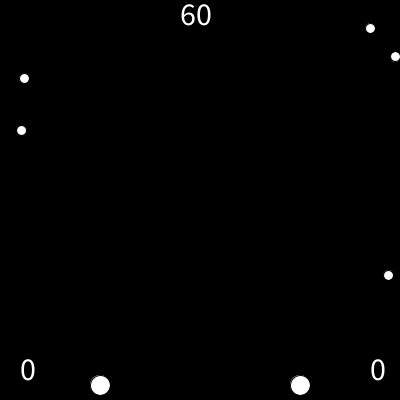
Frame 1 (no input)
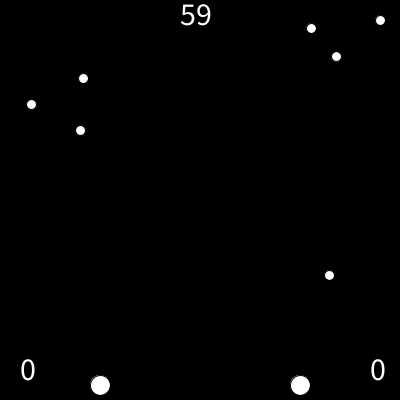
Frame 60 (the mouse pressed at the canvas centre just before this capture)
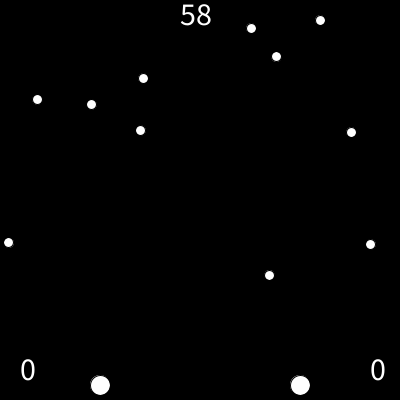
Frame 120 (the mouse held since frame 60 and released just before this capture)

The Processing sketch that drew these frames (run headless with seeded random() and noise(); from frame 60 on, the mouse is pressed at the canvas centre):

// Processing sketch: Rocket2
// ── Rocket2.pde
Rocket rocket1;
Rocket1 rocket2;
Debris [] debrisFromLeft = new Debris[20];
Debris2 [] debrisFromRight = new Debris2[20];
Timer startTimer;


void setup() {
  size(400, 400);
  rocket1=new Rocket();
  rocket2=new Rocket1();
  startTimer= new Timer(60);
  for (int i=0; i<debrisFromLeft.length; i++) {
    debrisFromLeft[i]=new Debris();
  }
  for (int i=0; i<debrisFromRight.length; i++) {
    debrisFromRight[i]=new Debris2();
  }
}

void draw() {
  background(0);

  rocket1.draw();
  rocket1.keyPressed();
  rocket1.respawn();
  rocket2.draw();
  rocket2.keyPressed();
  rocket2.respawn();
  startTimer.stopTime();
  startTimer.countDown();
  fill(255);
  textSize(32);
  text(round(startTimer.getTime()), 180, 25);

  //draw and move debris
  for (int i=0; i<debrisFromLeft.length; i++) {
    debrisFromLeft[i].move();
    debrisFromLeft[i].display();
  }
  for (int i=0; i<debrisFromRight.length; i++) {
    debrisFromRight[i].move();
    debrisFromRight[i].display();
  }
  //collision btw debris and rocket
  for (int i=0; i<debrisFromLeft.length; i++) {
    if (dist(rocket1.position.x, rocket1.position.y, debrisFromLeft[i].x, debrisFromLeft[i].y) <debrisFromLeft[i].r+rocket1.r ) {
      rocket1.position.y=385;
    }
  }
  for (int i=0; i<debrisFromRight.length; i++) {
    if (dist(rocket1.position.x, rocket1.position.y, debrisFromRight[i].x, debrisFromRight[i].y) <debrisFromRight[i].r+rocket1.r ) {
      rocket1.position.y=385;
    }
  }
  for (int i=0; i<debrisFromLeft.length; i++) {
    if (dist(rocket2.position.x, rocket2.position.y, debrisFromLeft[i].x, debrisFromLeft[i].y) <debrisFromLeft[i].r+rocket2.r ) {
      rocket2.position.y=385;
    }
  }
  for (int i=0; i<debrisFromRight.length; i++) {
    if (dist(rocket2.position.x, rocket2.position.y, debrisFromRight[i].x, debrisFromRight[i].y) <debrisFromRight[i].r+rocket2.r ) {
      rocket2.position.y=385;
    }
  }
}

// ── Debris.pde
class Debris {
  float x=random(-500, 50);
  float y=random(height-70);
  float r;
  float xSpeed=1;
  Debris() {
    r=5;
  }

  void move() {
    x=x+xSpeed;
    if (x>width) {
      x=random(-500, 50);
    }
  }
  void display() {
    ellipse(x, y, r*2, r*2);
  }
  
  }

// ── Debris2.pde
class Debris2 {
  float x=random(350, 900);
  float y=random(height-70);
  float r;
  float xSpeed=1;
  Debris2() {
    r=5;
  }

  void move() {
    x=x-xSpeed;
    if (x<0) {
      x=random(350, 900);
    }
  }
  void display() {
    ellipse(x, y, r*2, r*2);
  }
}

// ── Timer.pde
class Timer {
  float Time;
  Timer(float set) //constructor when creating a new timer
  {
    Time=set;
  }
  float getTime() //returns the current time
  {
    return(Time);
  }
  void setTime(float set)
  {
    Time=set;
  }
  void countDown() //update the timer by counting down
  {
    Time -=1/frameRate;
  }
  void stopTime() {
    if (Time<0) {
      frameRate(0);
      textSize(40);
      text("GAMEOVER!", 100, height/2);
    }
  }
}

// ── circle.pde
class Rocket {
  PVector position;
  float r, x, y;
  int point = 0;

  Rocket() {
    position=new PVector(100, 385);
    r=10;
    x=width;
    y=height;
  }
  void draw() {
    fill(255);
    ellipse(position.x, position.y, r*2, r*2);
    textSize(32);
    text(point,20,380);
  }
  void keyPressed() {
    //if (keyPressed) {
    if (keyDown("w")) {
      position.y=position.y-3/2;
    } else if (keyDown("s")) {
      position.y=position.y+3/2;
    }
    //}
  }
  void respawn() {
    if (position.y==0) {
      position.y=position.y+385;
      point=point+1;
    }
  }
}

// ── circle2.pde
class Rocket1 {
  PVector position;
  float r, x, y;
  int point=0;

  Rocket1() {
    position=new PVector(300, 385);
    r=10;
    x=width;
    y=height;
  }
  void draw() {
    fill(255);
    ellipse(position.x, position.y, r*2, r*2);
    textSize(32);
    text(point,370,380);
  }
  void keyPressed() {
    //if (keyPressed) {
    if (keyDown(UP)) {
      position.y=position.y-3/2;
    } else if (keyDown(DOWN)) {
      position.y=position.y+3/2;
    }
    // }
  }
  void respawn() {
    if (position.y==0) {
      position.y=position.y+385;
      point=point+1;
    }
  }
}

// ── keyDown.pde
ArrayList<Integer> keysDown = new ArrayList<Integer>();


void keyPressed() {

  if (key != CODED) {

    keyCode = (int)key;
  }

  if (!keysDown.contains(keyCode)) {

    keysDown.add(keyCode);
  }
}



void keyReleased() {

  if (key != CODED) {

    keyCode = (int)key;
  }

  keysDown.remove(Integer.valueOf(keyCode));
}



boolean keyDown(int keyCode) {

  return keysDown.contains(keyCode);
}



boolean keyDown(String key) {

  return keyDown(key.charAt(0));
}



boolean keyDown(char key) {

  return keyDown((int)key);
}
